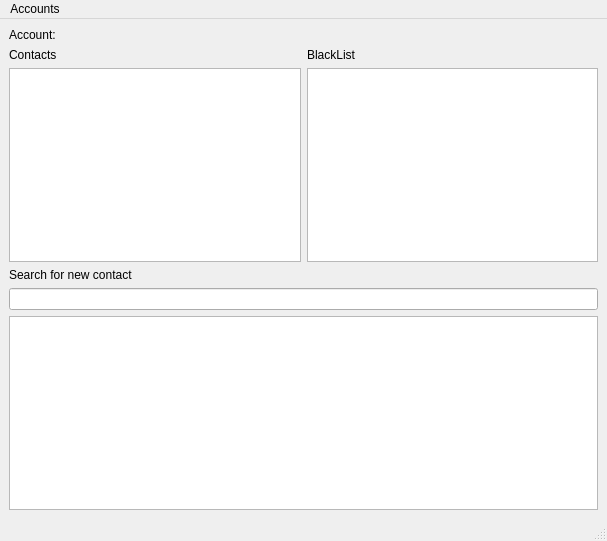
<?xml version="1.0" encoding="UTF-8"?>
<ui version="4.0">
 <class>AccountWindow</class>
 <widget class="QMainWindow" name="AccountWindow">
  <property name="geometry">
   <rect>
    <x>0</x>
    <y>0</y>
    <width>607</width>
    <height>541</height>
   </rect>
  </property>
  <property name="windowTitle">
   <string>MainWindow</string>
  </property>
  <widget class="QWidget" name="centralwidget">
   <layout class="QGridLayout" name="gridLayout_2">
    <item row="0" column="0">
     <layout class="QGridLayout" name="gridLayout">
      <item row="1" column="1">
       <widget class="QLabel" name="label_2">
        <property name="text">
         <string>BlackList</string>
        </property>
       </widget>
      </item>
      <item row="2" column="0">
       <widget class="QListView" name="listView"/>
      </item>
      <item row="1" column="0">
       <widget class="QLabel" name="label">
        <property name="text">
         <string>Contacts</string>
        </property>
       </widget>
      </item>
      <item row="2" column="1">
       <widget class="QListView" name="blackList"/>
      </item>
      <item row="3" column="0">
       <widget class="QLabel" name="label_3">
        <property name="text">
         <string>Search for new contact</string>
        </property>
       </widget>
      </item>
      <item row="4" column="0" colspan="2">
       <widget class="QLineEdit" name="lineEdit"/>
      </item>
      <item row="5" column="0" colspan="2">
       <widget class="QListView" name="listView_2"/>
      </item>
      <item row="0" column="0">
       <widget class="QLabel" name="accountNameLabel">
        <property name="text">
         <string>Account:</string>
        </property>
       </widget>
      </item>
     </layout>
    </item>
   </layout>
  </widget>
  <widget class="QMenuBar" name="menubar">
   <property name="geometry">
    <rect>
     <x>0</x>
     <y>0</y>
     <width>607</width>
     <height>21</height>
    </rect>
   </property>
   <widget class="QMenu" name="menuAccounts">
    <property name="title">
     <string>Accounts</string>
    </property>
    <addaction name="actionExit_to_main_menu"/>
    <addaction name="actionChange_account_name"/>
    <addaction name="actionChange_account_password"/>
   </widget>
   <addaction name="menuAccounts"/>
  </widget>
  <widget class="QStatusBar" name="statusbar"/>
  <action name="actionExit_to_main_menu">
   <property name="text">
    <string>Exit to main menu</string>
   </property>
  </action>
  <action name="actionChange_account_name">
   <property name="text">
    <string>Change account name</string>
   </property>
  </action>
  <action name="actionChange_account_password">
   <property name="text">
    <string>Change account password</string>
   </property>
  </action>
 </widget>
 <resources/>
 <connections/>
</ui>
